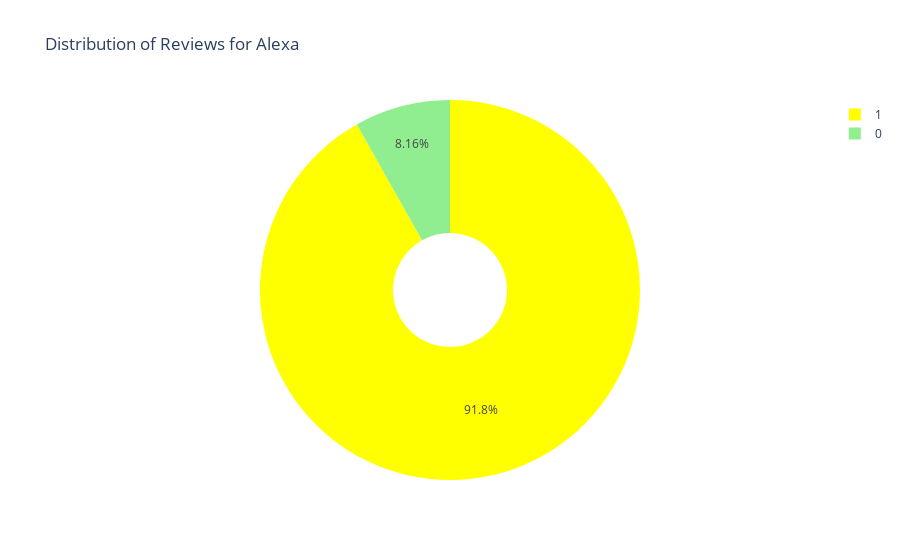

The notebook cell saved with this chart:
### Code cell
Reviews = data['Reviews'].value_counts()

label_Reviews = Reviews.index
size_Reviews = Reviews.values

colors = ['yellow', 'lightgreen']

Reviews_piechart = go.Pie(labels = label_Reviews,
                         values = size_Reviews,
                         marker = dict(colors = colors),
                         name = 'Alexa', hole = 0.3)

df2 = [Reviews_piechart]

layout = go.Layout( title = 'Distribution of Reviews for Alexa')

fig = go.Figure(data = df2,
                 layout = layout)

py.iplot(fig)

### Figure 1 — Plotly figure (JSON) as saved in the notebook; plotly's stock layout.template omitted (floating-point values rounded to 4 significant figures)
{"data": [{"hole": 0.3, "labels": [1, 0], "marker": {"colors": ["yellow", "lightgreen"]}, "name": "Alexa", "type": "pie", "values": [2893, 257]}], "layout": {"title": {"text": "Distribution of Reviews for Alexa"}}}
